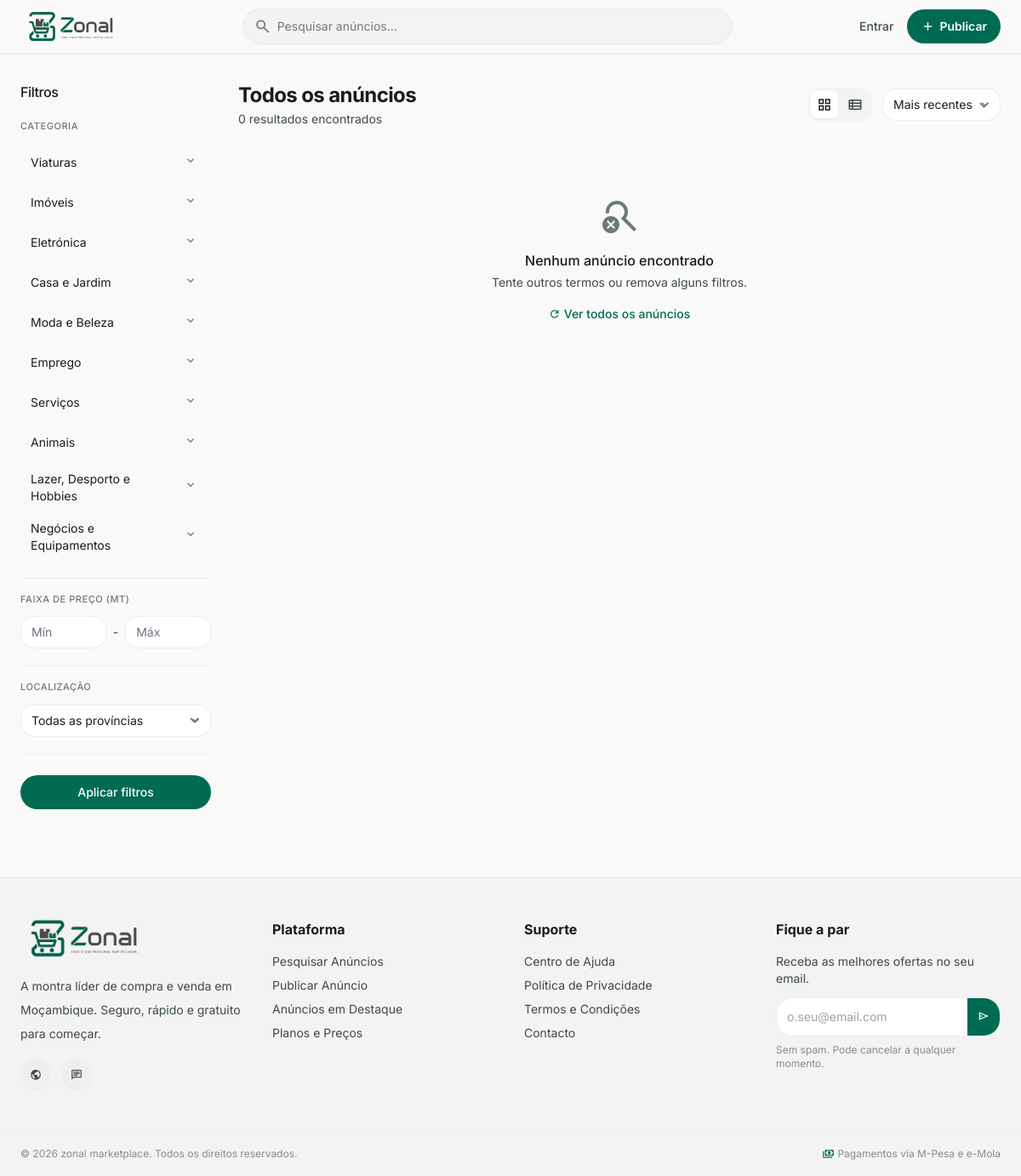
Before: /pesquisa/ with the older database file.
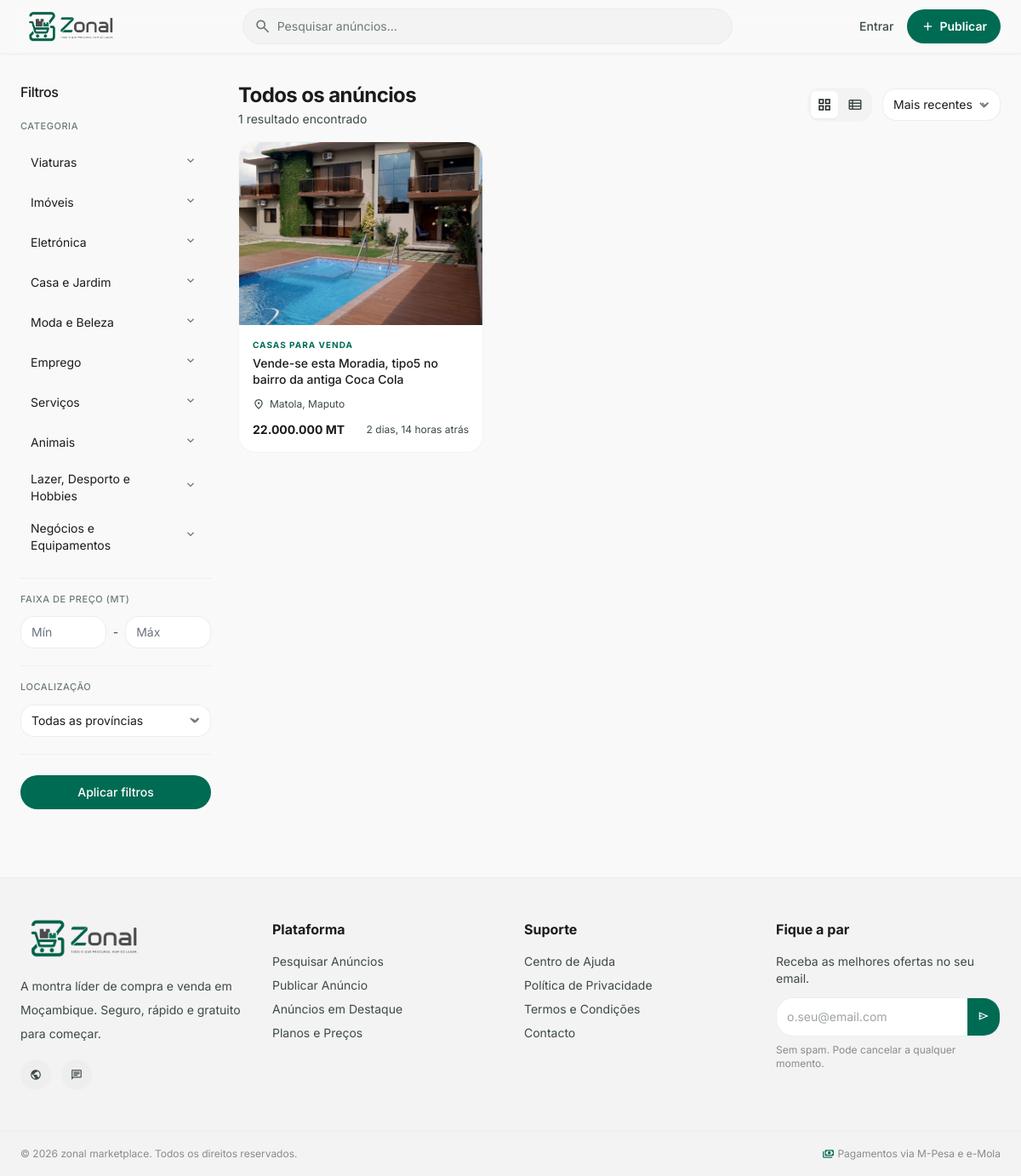
After: the same page with the newer database file.
### apps/categorias/models.py (models this page shows, shortened)
class Categoria(models.Model):
    pai = models.ForeignKey(
        'self', on_delete=models.CASCADE,
        null=True, blank=True, related_name='subcategorias'
    )
    nome = models.CharField(max_length=100)
    slug = models.SlugField(max_length=100, unique=True)
    icone_url = models.CharField(max_length=255, blank=True)
    ordem = models.PositiveIntegerField(default=0)
    activa = models.BooleanField(default=True)
    nivel = models.PositiveIntegerField(default=0)
    class Meta:
        verbose_name = 'Categoria'
        verbose_name_plural = 'Categorias'
        ordering = ['ordem', 'nome']

### apps/anuncios/models.py (models this page shows, shortened)
class Anuncio(models.Model):
    ESTADO_CHOICES = [
        ('rascunho', 'Rascunho'),
        ('pendente_pagamento', 'Pendente de Pagamento'),
        ('activo', 'Activo'),
        ('pausado', 'Pausado'),
        ('vendido', 'Vendido'),
        ('expirado', 'Expirado'),
        ('eliminado', 'Eliminado'),
        ('rejeitado', 'Rejeitado'),
    ]
    utilizador = models.ForeignKey(User, on_delete=models.CASCADE, related_name='anuncios')
    categoria = models.ForeignKey(Categoria, on_delete=models.PROTECT, related_name='anuncios')
    subscricao = models.ForeignKey(
        SubscricaoUtilizador, on_delete=models.SET_NULL,
        null=True, blank=True, related_name='anuncios_publicados',
    )
    titulo = models.CharField(max_length=100)
    descricao = models.TextField(max_length=2000)
    preco = models.DecimalField(max_digits=12, decimal_places=2, null=True, blank=True)
    preco_negociavel = models.BooleanField(default=False)
    provincia = models.CharField(max_length=50)
    cidade = models.CharField(max_length=50)
    bairro = models.CharField(max_length=100, blank=True)
    estado = models.CharField(max_length=30, choices=ESTADO_CHOICES, default='pendente_pagamento')
    motivo_rejeicao = models.TextField(blank=True)
    visualizacoes = models.PositiveIntegerField(default=0)
    contactos_recebidos = models.PositiveIntegerField(default=0)
    auto_renovar = models.BooleanField(default=False)
    criado_em = models.DateTimeField(auto_now_add=True)
    actualizado_em = models.DateTimeField(auto_now=True)
    expira_em = models.DateTimeField(null=True, blank=True)
    publicado_em = models.DateTimeField(null=True, blank=True)
    class Meta:
        verbose_name = 'Anúncio'
        verbose_name_plural = 'Anúncios'
        ordering = ['-publicado_em']
    @property
    def destacado(self):
        return self.destaques.filter(activo=True, fim_em__gt=timezone.now()).exists()

### apps/anuncios/views.py (the view)
# urls.py: path('pesquisa/', views.pesquisa_view, name='anuncio-pesquisa'),
def pesquisa_view(request):
    from apps.categorias.models import Categoria
    queryset = Anuncio.objects.filter(
        estado='activo'
    ).select_related('categoria').prefetch_related('imagens')
    search = request.GET.get('search', '').strip()
    categoria_slug = request.GET.get('categoria', '').strip()
    provincia = request.GET.get('provincia', '').strip()
    preco_min = request.GET.get('preco_min', '').strip()
    preco_max = request.GET.get('preco_max', '').strip()
    ordering = request.GET.get('ordering', '-publicado_em')
    if search:
        queryset = queryset.filter(
            Q(titulo__icontains=search) | Q(descricao__icontains=search)
        )
    if categoria_slug:
        queryset = queryset.filter(
            Q(categoria__slug=categoria_slug) | Q(categoria__pai__slug=categoria_slug)
        )
    if provincia:
        queryset = queryset.filter(provincia__iexact=provincia)
    if preco_min:
        try:
            queryset = queryset.filter(preco__gte=float(preco_min))
        except ValueError:
            pass
    if preco_max:
        try:
            queryset = queryset.filter(preco__lte=float(preco_max))
        except ValueError:
            pass
    ordering_validos = ['publicado_em', '-publicado_em', 'preco', '-preco', '-visualizacoes']
    if ordering not in ordering_validos:
        ordering = '-publicado_em'
    queryset = queryset.order_by(ordering)
    paginator = Paginator(queryset, 12)
    page_obj = paginator.get_page(request.GET.get('page', 1))
    page_obj.object_list = [_anuncio_para_dict(a, request) for a in page_obj]
    return render(request, 'anuncios/pesquisa.html', {
        'page_obj': page_obj,
        'categorias': Categoria.objects.filter(activa=True, pai__isnull=True).prefetch_related('subcategorias').order_by('ordem'),
        'provincias': PROVINCIAS,
        'search': search,
        'categoria_slug': categoria_slug,
        'provincia': provincia,
        'preco_min': preco_min,
        'preco_max': preco_max,
        'ordering': ordering,
    })

### apps/anuncios/views.py (called while the page is built)
def _anuncio_para_dict(anuncio, request):
    imgs = list(anuncio.imagens.all())
    img = next(
        (i for i in imgs if i.principal),
        imgs[0] if imgs else None
    )
    return {
        'id': anuncio.id,
        'titulo': anuncio.titulo,
        'preco': anuncio.preco,
        'estado': anuncio.estado,
        'get_estado_display': anuncio.get_estado_display(),
        'categoria_nome': anuncio.categoria.nome,
        'visualizacoes': anuncio.visualizacoes,
        'publicado_em': anuncio.publicado_em,
        'provincia': anuncio.provincia,
        'cidade': anuncio.cidade,
        'imagem_principal': request.build_absolute_uri(img.imagem.url) if img else None,
        'destacado': anuncio.destacado,
    }

### templates/anuncios/pesquisa.html (shortened to what the changed rows need)
{% extends "base.html" %}
{% load static %}
{% block content %}
    <main class="pt-24 pb-20 px-4 sm:px-6 max-w-screen-2xl mx-auto flex flex-col md:flex-row gap-6 md:gap-8">
        <div class="flex-1 min-w-0">
            <header class="flex flex-col sm:flex-row sm:items-center justify-between gap-3 mb-4">
                <div>
                    <h1 class="text-xl sm:text-2xl font-bold text-on-surface tracking-tight">
                        {% if request.GET.search %}Resultados para "{{ request.GET.search }}"
                            {% elif request.GET.categoria %}{{ request.GET.categoria|title }}
                        {% else %}Todos os anúncios{% endif %}
                    </h1>
                    <p class="text-sm text-on-surface-variant mt-0.5">
                        {{ page_obj.paginator.count }} resultado{{ page_obj.paginator.count|pluralize:"s" }}
                        encontrado{{ page_obj.paginator.count|pluralize:"s" }}
                    </p>
                </div>
            </header>
            <div id="resultados-grid" class="grid grid-cols-1 sm:grid-cols-2 lg:grid-cols-3 gap-4">
                {% for anuncio in page_obj %}
                    <a href="{% url 'anuncio-detalhe-view' anuncio.id %}"
                       class="bg-surface-container-lowest border border-outline-variant/20 rounded-xl overflow-hidden group hover:border-outline-variant/50 hover:shadow-lg hover:shadow-black/5 transition-all duration-200">
                        <div class="relative aspect-[4/3] overflow-hidden bg-surface-container-low">
                            {% if anuncio.imagem_principal %}
                                <img class="w-full h-full object-cover group-hover:scale-105 transition-transform duration-500"
                                     src="{{ anuncio.imagem_principal }}" alt="{{ anuncio.titulo }}" loading="lazy"/>
                            {% else %}
                                <div class="w-full h-full flex items-center justify-center">
                                    <span class="material-symbols-outlined text-4xl text-outline">image</span>
                                </div>
                            {% endif %}
                        </div>
                        <div class="p-4">
                            <p class="text-[10px] font-bold text-primary uppercase tracking-widest mb-1">{{ anuncio.categoria_nome }}</p>
                            <h3 class="text-sm font-medium text-on-surface leading-snug mb-3 group-hover:text-primary transition-colors line-clamp-2">
                                {{ anuncio.titulo }}
                            </h3>
                            <div class="flex items-center gap-1.5 text-on-surface-variant text-xs mb-3">
                                <span class="material-symbols-outlined text-[14px]">location_on</span>
                                <span>{{ anuncio.cidade }}, {{ anuncio.provincia }}</span>
                            </div>
                            <div class="flex items-center justify-between">
                                <span class="font-bold text-on-surface text-sm">{{ anuncio.preco|floatformat:0 }} MT</span>
                                <span class="text-xs text-on-surface-variant">{{ anuncio.publicado_em|timesince }} atrás</span>
                            </div>
                        </div>
                    </a>
                {% empty %}
                    <div class="col-span-full text-center py-16 text-on-surface-variant">
                        <span class="material-symbols-outlined text-5xl mb-4 block text-outline">search_off</span>
                        <p class="font-medium text-base text-on-surface mb-1">Nenhum anúncio encontrado</p>
                        <p class="text-sm mb-4">Tente outros termos ou remova alguns filtros.</p>
                        <a href="{% url 'anuncio-pesquisa' %}"
                           class="inline-flex items-center gap-1 text-sm text-primary font-medium hover:underline">
                            <span class="material-symbols-outlined text-sm">refresh</span>
                            Ver todos os anúncios
                        </a>
                    </div>
                {% endfor %}
            </div>
        </div>
    </main>
{% endblock %}

Changed rows visible on the page:
now on this page (row unchanged): Categoria: categoria_nome "CASAS PARA VENDA"
added Anuncio: titulo "Vende-se esta Moradia, tipo5 no bairro da antiga Coca Cola", cidade "Matola", provincia "Maputo", preco "22.000.000", publicado_em "2 dias, 14 horas"
Other visible differences:
{{ page_obj.paginator.count }}: "0" → "1"
new list line: ", MT atrás"
text no longer shown: "search_off Nenhum anúncio encontrado Tente outros termos ou remova alguns filtros. Ver todos os anúncios"
